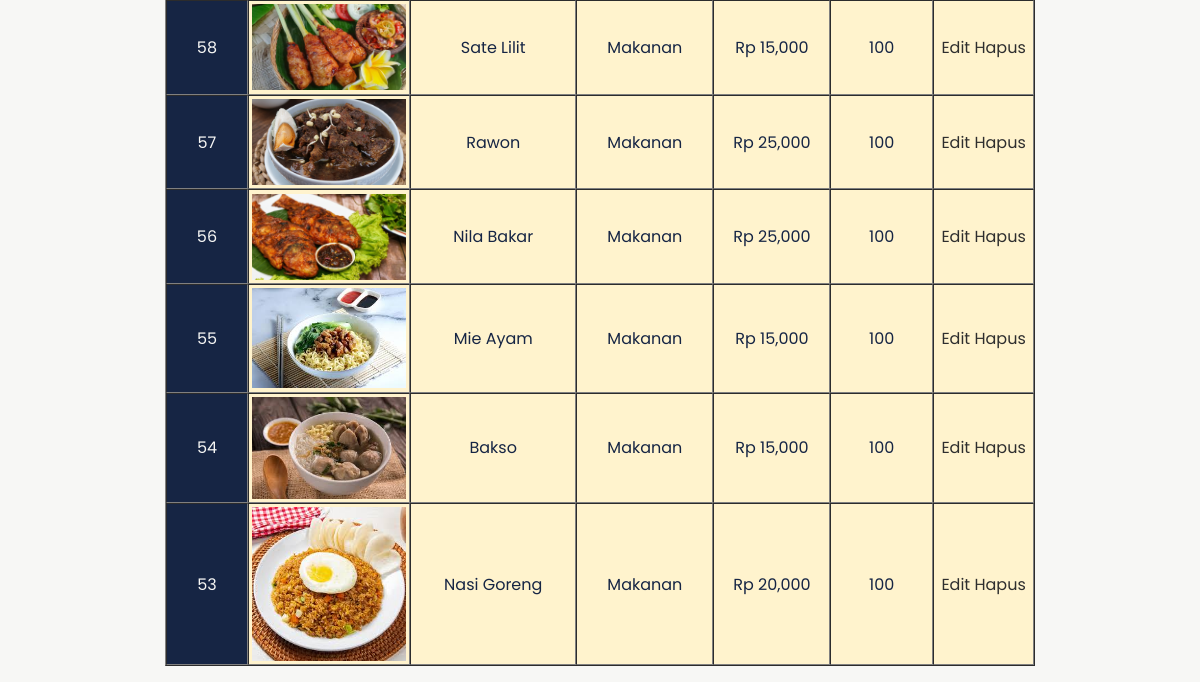
Page /admin/menu.php (signed in, lower part) on the earlier database version.
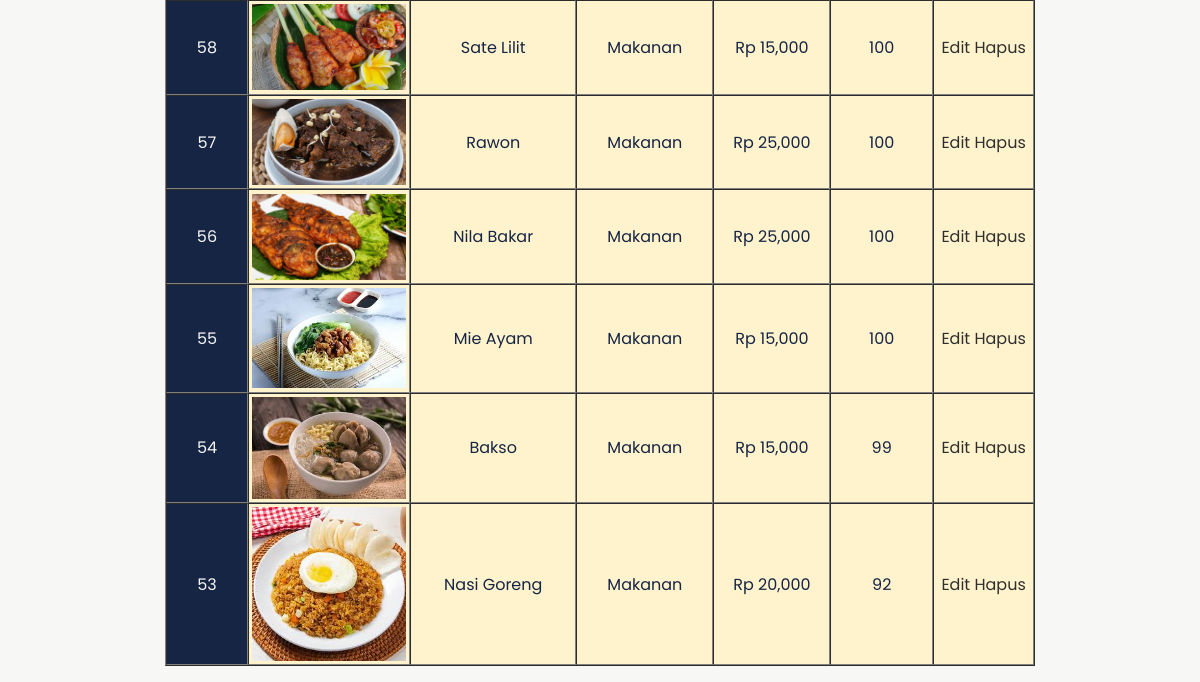
Same page on the later database version.
### tables this page shows
CREATE TABLE `menus` (
  `id` int(11) NOT NULL,
  `category_id` int(11) DEFAULT NULL,
  `nama_menu` varchar(100) DEFAULT NULL,
  `deskripsi` text DEFAULT NULL,
  `harga` int(11) DEFAULT NULL,
  `gambar` varchar(255) DEFAULT NULL,
  `stok` int(11) DEFAULT NULL,
  `rating` decimal(2,1) DEFAULT 0.0,
  `total_review` int(11) DEFAULT 0
);

CREATE TABLE `categories` (
  `id` int(11) NOT NULL,
  `nama_kategori` varchar(100) DEFAULT NULL
);

### admin/menu.php (the view, shortened to what this page needs)
<?php
include '../database/koneksi.php';
$query = mysqli_query($conn,"
    SELECT
        menus.*,
        categories.nama_kategori
    FROM menus
    JOIN categories
    ON menus.category_id = categories.id
    ORDER BY menus.id DESC
");
include 'adminHeader.php';
include 'adminNavbar.php'
?>
<section class="admin-menu">
    <div class="admin-table">
        <table border="1" cellpadding="10" cellspacing="0">
            <?php while($menu = mysqli_fetch_assoc($query)): ?>
            <tr>
                <td class="menus-id"><?= $menu['id']; ?></td>
                <td>
                    <img src="../assets/images/Menu/<?= $menu['gambar']; ?>">
                </td>
                <td><?= $menu['nama_menu']; ?></td>
                <td><?= $menu['nama_kategori']; ?></td>
                <td>Rp <?= number_format($menu['harga']); ?></td>
                <td><?= $menu['stok']; ?></td>
                <td>
                    <a href="edit_menu.php?id=<?= $menu['id']; ?>">Edit</a>
                    <a href="hapus_menu.php?id=<?= $menu['id']; ?>"onclick="return confirm('Hapus menu ini?')"><span>Hapus</span></a>
                </td>
            </tr>
            <?php endwhile; ?>
        </table>
    </div>
</section>
</body>
</html>

Differences in the rows shown:
changed menus "Bakso": stok "100" → "99"
changed menus "Nasi Goreng": stok "100" → "92"
